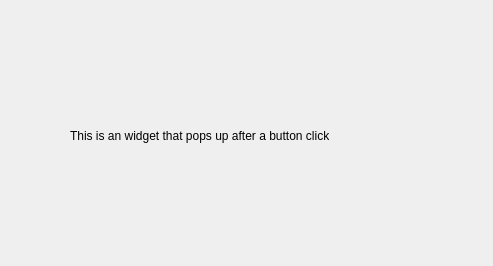
<?xml version="1.0" encoding="UTF-8"?>
<ui version="4.0">
 <class>ButtonClickPopUp</class>
 <widget class="QWidget" name="ButtonClickPopUp">
  <property name="geometry">
   <rect>
    <x>0</x>
    <y>0</y>
    <width>493</width>
    <height>266</height>
   </rect>
  </property>
  <property name="windowTitle">
   <string>Form</string>
  </property>
  <widget class="QLabel" name="label">
   <property name="geometry">
    <rect>
     <x>70</x>
     <y>40</y>
     <width>381</width>
     <height>191</height>
    </rect>
   </property>
   <property name="text">
    <string>This is an widget that pops up after a button click</string>
   </property>
  </widget>
 </widget>
 <resources/>
 <connections/>
</ui>
